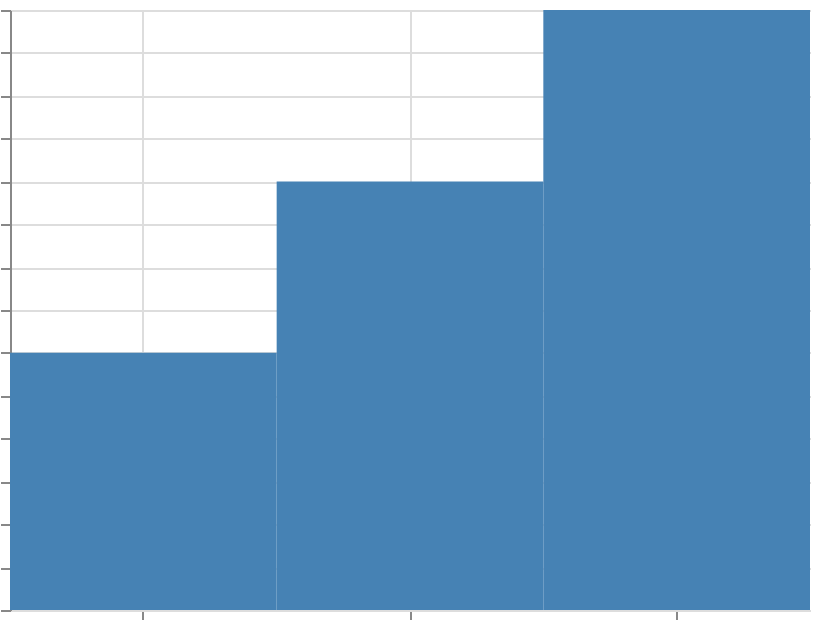

This figure's Vega-Lite source:
### Vega specification from a JSON file in a GitHub repository (floating-point values rounded to 4 significant figures)
{"$schema": "https://vega.github.io/schema/vega/v6.json", "width": 400, "height": 300, "padding": 5, "autosize": "none", "data": [{"name": "lookup_table", "values": [{"id": 1, "label": "Alpha"}, {"id": 2, "label": "Beta"}, {"id": 3, "label": "Gamma"}]}, {"name": "main", "values": [{"id": 1, "val": 3}, {"id": 2, "val": 5}, {"id": 3, "val": 7}], "transform": [{"type": "lookup", "from": "lookup_table", "key": "id", "fields": ["id"], "as": ["lookup_result"]}]}], "scales": [{"name": "x", "type": "band", "domain": {"data": "main", "field": "lookup_result.label", "sort": true}, "range": "width"}, {"name": "y", "type": "linear", "domain": {"data": "main", "field": "val"}, "range": [{"signal": "height"}, 0], "zero": true, "nice": true}], "marks": [{"type": "rect", "from": {"data": "main"}, "encode": {"update": {"x": {"scale": "x", "field": "lookup_result.label"}, "width": {"scale": "x", "band": 1}, "y": {"scale": "y", "field": "val"}, "y2": {"scale": "y", "value": 0}, "fill": {"value": "steelblue"}}}}], "axes": [{"scale": "x", "orient": "bottom", "grid": true, "labels": false}, {"scale": "y", "orient": "left", "grid": true, "labels": false}]}
